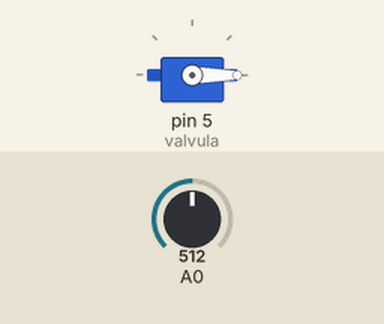
The sketch below on a simulated Arduino Uno, built with avr-gcc and run on an emulated ATmega328P. On the bench: servo. The inputs (shaded band) are chosen by the test bench; at power-on: A0 = 512.

Above: at 1.2 s.
1.3 s: A0 set to 687
2.8 s: A0 set to 719
At 3.7 s:
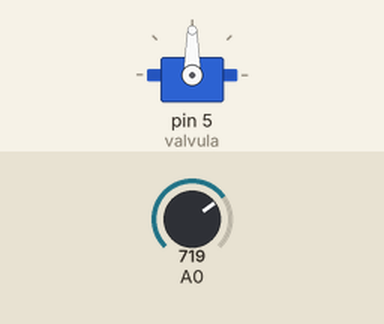
4.3 s: A0 set to 587
5.8 s: A0 set to 553
At 7.2 s:
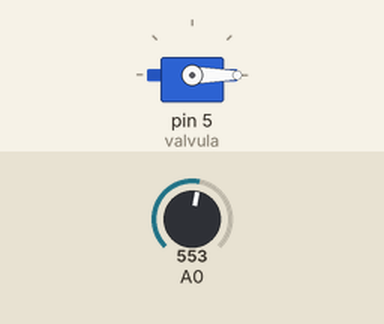
7.5 s: A0 set to 716
At 8.6 s:
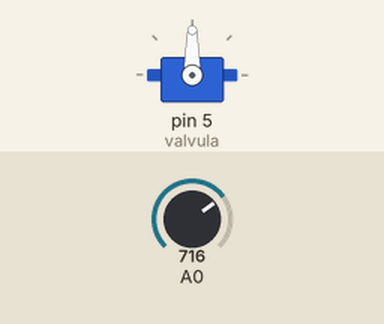
Timing chart, 0 to 10.1 s (numbered marks = the images above; inputs shaded):
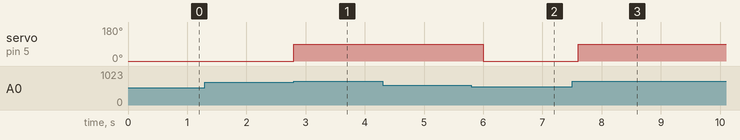

Measured:
- the behaviour switches between 700 and 701 on A0 (found by bisection; images 0 and 1)
- the behaviour switches between 570 and 569 on A0 (found by bisection; images 1 and 2)
- after the input at 1.3 s, every drawn part: stays the same
- after the input at 2.8 s, servo on pin 5 (valvula): 0° → 90° at once
- after the input at 4.3 s, every drawn part: stays the same
- after the input at 5.8 s, servo on pin 5 (valvula): 90° → 0° after 0.20 s
- after the input at 7.5 s, servo on pin 5 (valvula): 0° → 90° after 0.10 s

The sketch:

Projeto_192_Irrigacao_com_servo_e_solo.ino
```cpp
// Projeto 192 - Irrigacao com servo e solo
// Arduino Uno | Arduino Neon Lab

#include <Servo.h>
Servo valvula;
const int SECO=700,UMIDO=570;
bool aberta=false;
void setup(){valvula.attach(5);valvula.write(0);}
void loop(){
 int v=analogRead(A0);
 if(v>SECO)aberta=true;
 else if(v<UMIDO)aberta=false;
 valvula.write(aberta?90:0);delay(400);
}
```
